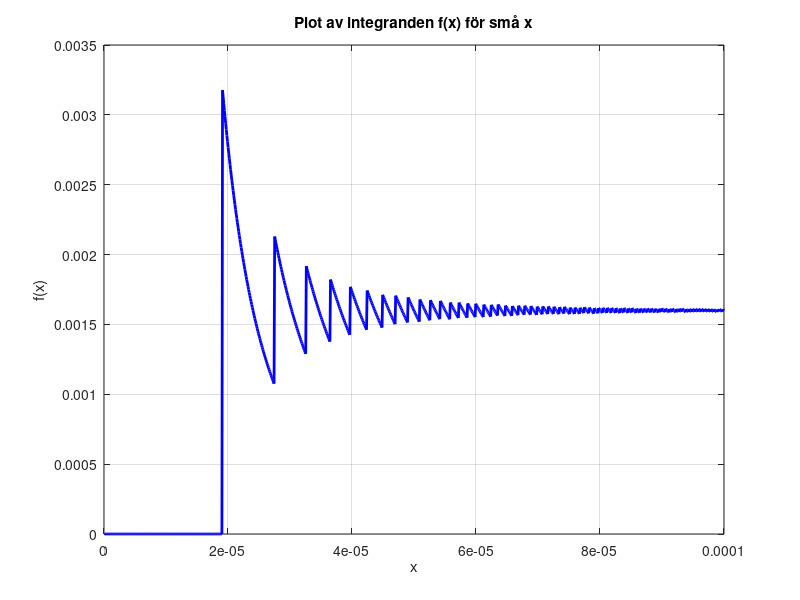

Here is the MATLAB script that generated this plot: (Note: this script raises an error after producing the figure.)
% Uppgift 6a: Plotta funktionen för att analysera beteendet nära x = 0
clear; clc;

% Definiera funktionen f(x)
f = @(x) (1 - exp(-(x/5).^3)) ./ (5*x.^3);

% Skapa x-värden i intervallet [0, 1e-4]
x = linspace(0, 1e-4, 1000);  % 
y = f(x);

% Plotta funktionen
figure;
plot(x, y, 'b-', 'LineWidth', 2);
xlabel('x');
ylabel('f(x)');
title('Plot av integranden f(x) för små x');
grid on;
%set(gca, 'XScale', 'log', 'YScale', 'log'); % Log-log skala för bättre visualisering

% Spara figuren som bild
saveas(gcf, 'question6a_plot.png');

% Öppna figuren automatiskt
open('question6a_plot.png');

% Varför ser kurvan ut som den gör? Hur borde den se ut?

% Kurvan visar en oscillerande stigande och sjunkande struktur nära x=0, vilket beror på numeriska avrundningsfel. 
% När två nära floats subtraheras uppstår små precisionsförluster, 
% och eftersom en division sker med ett värde nära noll förstärks dessa fel, 
% vilket resulterar i den karakteristiska "darrande" effekten. 
% Det går att se att kurvan svänger kring ett värde runt 1.6e-3.
